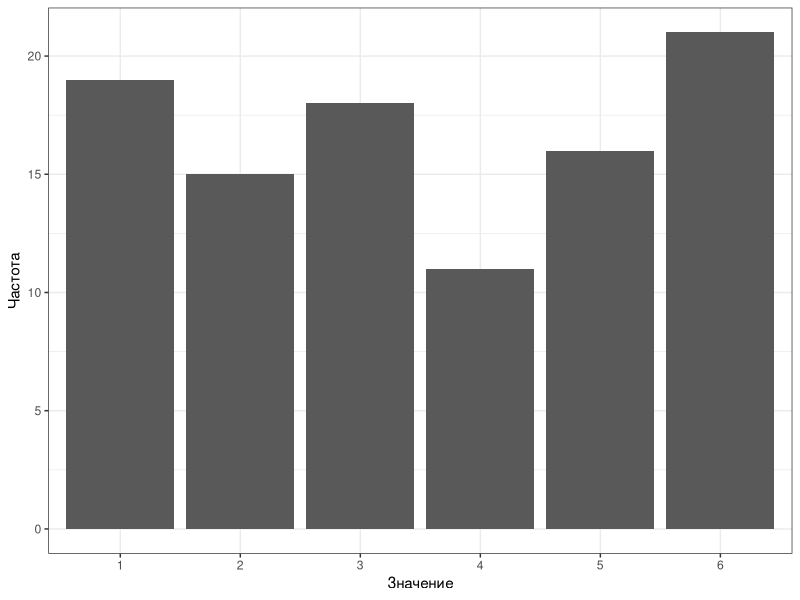
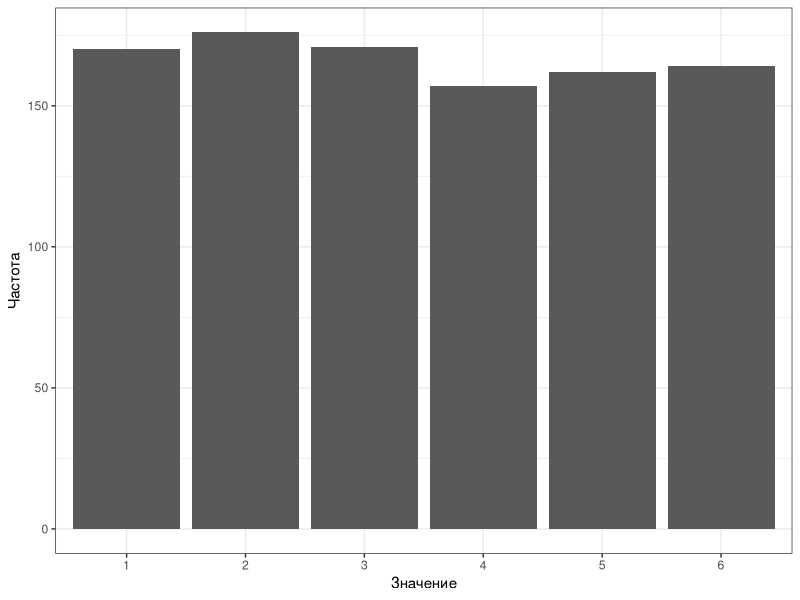
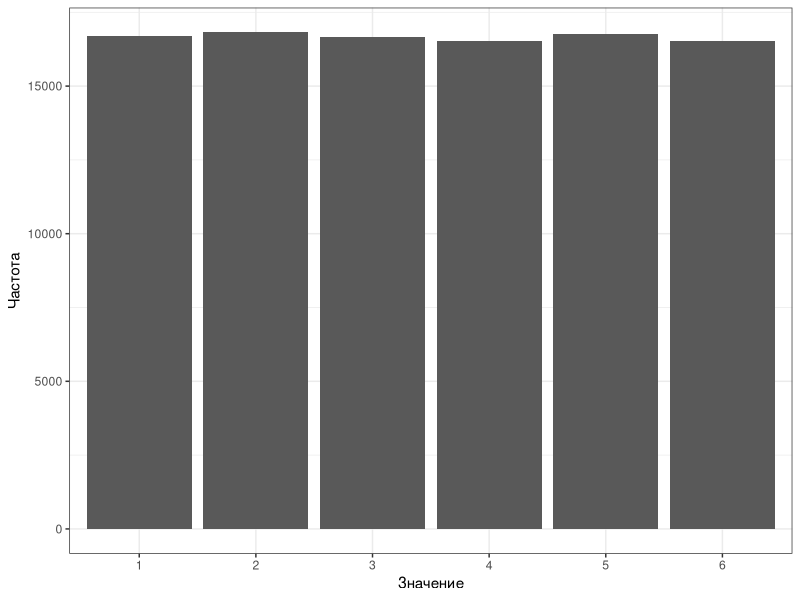
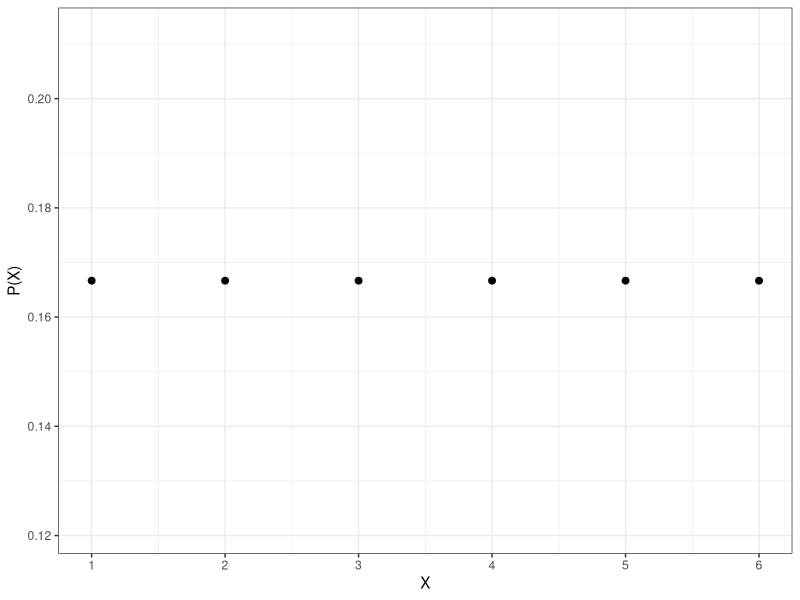
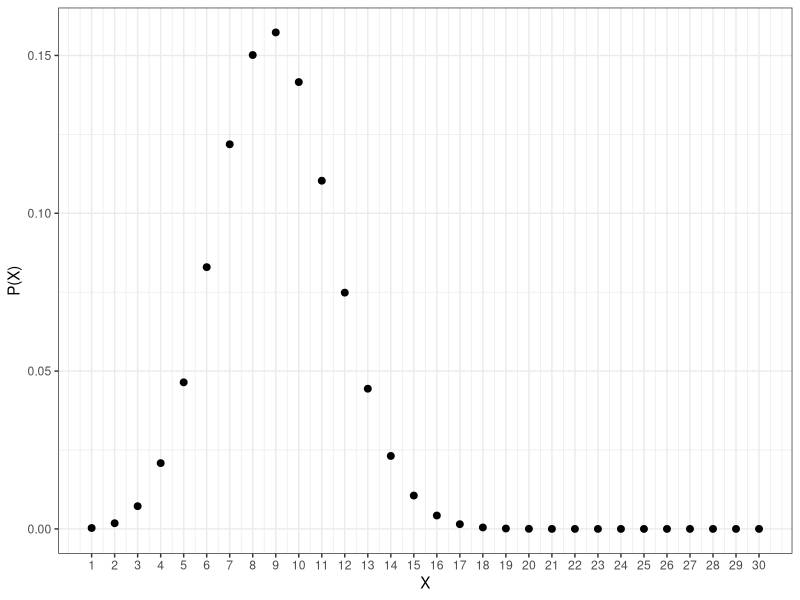
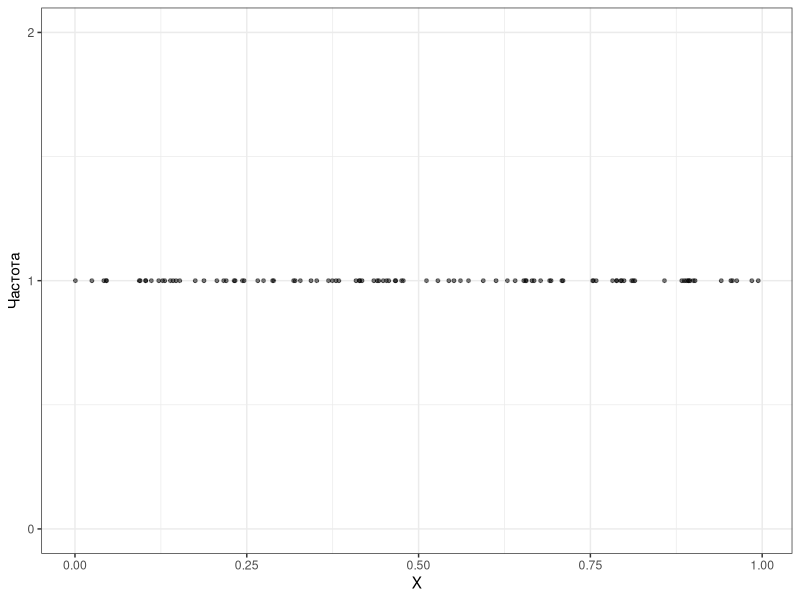
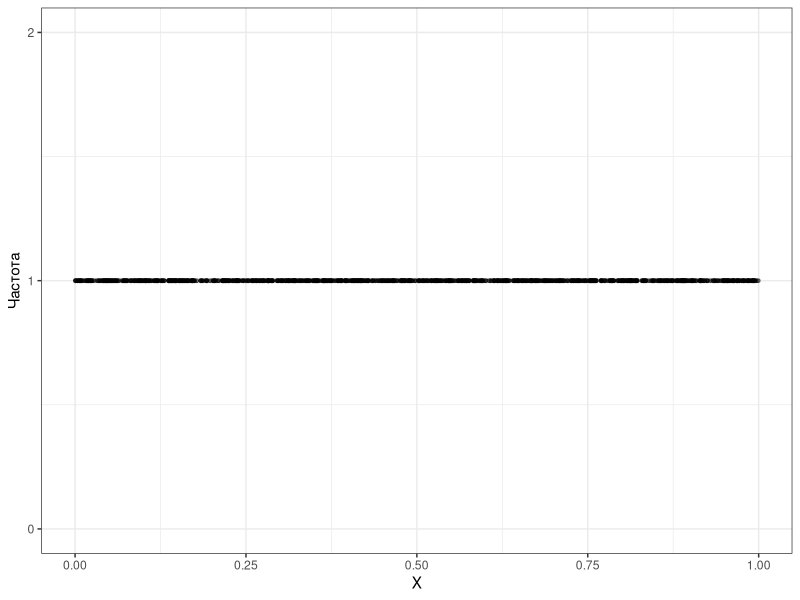
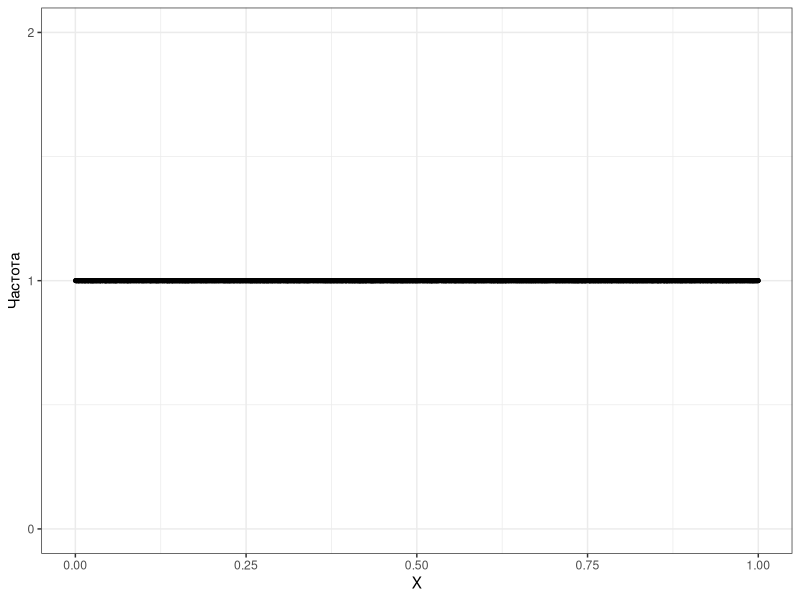

Generate these figures, in order, with R:
## ---- chunk 1
knitr::opts_chunk$set(echo = FALSE, eval = TRUE, warning = FALSE, message = FALSE, error = FALSE)
## ---- chunk 2
library(tidyverse)
theme_set(theme_bw())
## ---- chunk 3
set.seed(123)
sample(1:6, 100, replace = TRUE) %>% 
  table() %>% 
  as_tibble() %>% 
  rename("x" = ".") -> dice100

dice100 %>% 
  mutate(p = (n / 100) %>% round(3) %>% as.character(),
         n = n %>% as.character()) %>% 
  pivot_longer(cols = -x) %>% 
  pivot_wider(names_from = x,
              values_from = value) %>% 
  mutate(name = recode(name,
                       "n" = "Частота",
                       "p" = "Вероятность")) %>% 
  rename("Значение" = "name") %>% 
  knitr::kable()
## ---- chunk 4
dice100 %>% 
  ggplot(aes(x, n)) +
  geom_col() +
  labs(x = "Значение",
       y = "Частота")
## ---- chunk 5
set.seed(123)
sample(1:6, 1000, replace = TRUE) %>% 
  table() %>% 
  as_tibble() %>% 
  rename("x" = ".") -> dice1000

dice1000 %>% 
  mutate(p = (n / 1000) %>% round(3) %>% as.character(),
         n = n %>% as.character()) %>% 
  pivot_longer(cols = -x) %>% 
  pivot_wider(names_from = x,
              values_from = value) %>% 
  mutate(name = recode(name,
                       "n" = "Частота",
                       "p" = "Вероятность")) %>% 
  rename("Значение" = "name") %>% 
  knitr::kable()
## ---- chunk 6
dice1000 %>% 
  ggplot(aes(x, n)) +
  geom_col() +
  labs(x = "Значение",
       y = "Частота")
## ---- chunk 7
set.seed(123)
sample(1:6, 100000, replace = TRUE) %>% 
  table() %>% 
  as_tibble() %>% 
  rename("x" = ".") -> dice100000

dice100000 %>% 
  mutate(p = (n / 100000) %>% round(3) %>% as.character(),
         n = n %>% as.character()) %>% 
  pivot_longer(cols = -x) %>% 
  pivot_wider(names_from = x,
              values_from = value) %>% 
  mutate(name = recode(name,
                       "n" = "Частота",
                       "p" = "Вероятность")) %>% 
  rename("Значение" = "name") %>% 
  knitr::kable()
## ---- chunk 8
dice100000 %>% 
  ggplot(aes(x, n)) +
  geom_col() +
  labs(x = "Значение",
       y = "Частота")
## ---- chunk 9
tibble(x = 1:6,
       y = 1/6) %>% 
  ggplot(aes(x, y)) +
  geom_point(size = 2) +
  scale_x_continuous(breaks = 1:6) +
  labs(x = "X", y = "P(X)")
## ---- chunk 10
tibble(x = 1:30,
       y = dbinom(x, size = 30, prob = .3)) %>% 
  ggplot(aes(x, y)) +
  geom_point(size = 2) +
  scale_x_continuous(breaks = 1:30) +
  labs(x = "X", y = "P(X)")
## ---- chunk 11
set.seed(123)
tibble(x = runif(n = 100)) %>% 
  summarise(n = n(),
            .by = x) %>%
  ggplot(aes(x, n)) +
  geom_point(size = 1,
             alpha = .5) +
  scale_y_continuous(limits = c(0, 2),
                     breaks = 0:2) +
  labs(x = "X", y = "Частота")
## ---- chunk 12
set.seed(123)
tibble(x = runif(n = 1000)) %>% 
  summarise(n = n(),
            .by = x) %>%
  ggplot(aes(x, n)) +
  geom_point(size = 1,
             alpha = .5) +
  scale_y_continuous(limits = c(0, 2),
                     breaks = 0:2) +
  labs(x = "X", y = "Частота")
## ---- chunk 13
set.seed(123)
tibble(x = runif(n = 10000)) %>% 
  summarise(n = n(),
            .by = x) %>%
  ggplot(aes(x, n)) +
  geom_point(size = 1,
             alpha = .5) +
  scale_y_continuous(limits = c(0, 2),
                     breaks = 0:2) +
  labs(x = "X", y = "Частота")
## ---- chunk 14
set.seed(123)
tibble(x = runif(n = 10000)) %>% 
  ggplot(aes(x)) +
  geom_histogram(color="black")
## ---- chunk 15
set.seed(123)
tibble(x = runif(n = 10000)) %>% 
  ggplot(aes(x)) +
  geom_histogram(bins = 20, color = "black")
## ---- chunk 16
tibble(x = c(0, 1),
      y = c(1, 1)) %>% 
  ggplot(aes(x, y)) +
  geom_line() +
  labs(x = "X",
       y = "") +
  theme(axis.text.y = element_text(size = 0))
## ---- chunk 17
tibble(x = c(0, 1),
      y = c(1, 1)) %>% 
  ggplot(aes(x, y)) +
  geom_line() +
  labs(x = "X",
       y = "Плотность вероятности")
## ---- chunk 18
tibble(x = c(0, 1),
      y = c(1, 1)) %>% 
  ggplot(aes(x, y)) +
  geom_line() +
  stat_function(fun = function(x) 1,
                geom = "area",
                xlim = c(.25, .75),
                alpha = .5) +
  annotate(geom = "text",
           label = "P = 0.5",
           x = .5, y = .5) +
  labs(x = "X",
       y = "Плотность вероятности")
## ---- chunk 19
ggplot(NULL) +
  # stat_function(fun = dnorm,
  #               geom = "area",
  #               xlim = c(qnorm(1 - 0.05), 4),
  #               alpha = .5, fill = "red") +
  stat_function(fun = dnorm) +
  
  scale_x_continuous(
    limits = c(-4, 4), 
    minor_breaks = NULL) +
  labs(x = "X", y = "Плотность вероятности")
## ---- chunk 20
ggplot(NULL) +
  stat_function(fun = dnorm,
                geom = "area",
                xlim = c(-.5, .5),
                alpha = .5, fill = "blue") +
  stat_function(fun = dnorm,
                geom = "area",
                xlim = c(2, 3),
                alpha = .5, fill = "blue") +
  stat_function(fun = dnorm) +
  scale_x_continuous(
    breaks = seq(-4, 4, by = .5),
    limits = c(-4, 4),
    ) +
  annotate(geom = "text",
           label = "P = 0.38",
           x = 0, y = .2) +
  annotate(geom = "text",
           label = "P = 0.02",
           x = 2.5, y = .05) +
  labs(x = "X", y = "Плотность вероятности")
